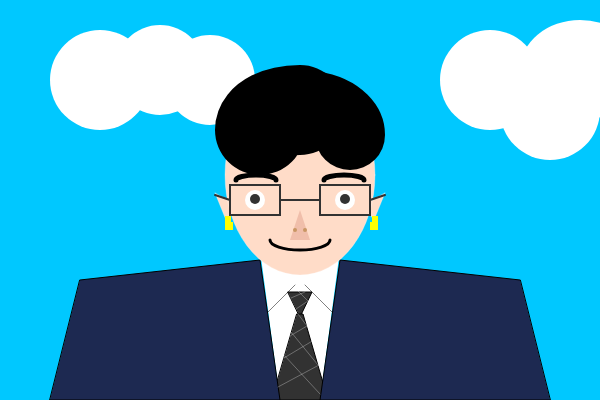
Frame 1 (no input)
Frame 60 (no input): identical to frame 1, image omitted
Frame 120 (the mouse pressed at the canvas centre since frame 60): identical to frame 1, image omitted

The p5.js sketch that drew this single still picture (run headless with seeded random() and noise() and a simulated clock; from frame 60 on, the mouse is pressed at the canvas centre):

// p5.js sketch
// ── sketch.js
function setup() {
  createCanvas(600, 400);
}
function draw() {
  background(0, 200, 255);
  
  fill(255);
  strokeWeight(0);
  circle(100, 80, 100);
  circle(160, 70, 90);
  circle(210, 80, 90);
  circle(490, 80, 100);
  ellipse(580, 70, 120, 100);
  circle(550, 110, 100);
  
  quad(260, 250, 280, 400, 320, 400, 340, 250);
  
  stroke(0);
  strokeWeight(0.5);
  line(295, 285, 268, 312);
  line(305, 285, 332, 312);
  
  fill(50);
  strokeWeight(1);
  triangle(288, 292, 312, 292, 300, 317);
  quad(297, 314, 303, 314, 328, 400, 272, 400);
  
  fill('#1D2951');// 1. [quad] 양복
  quad(50, 400, 280, 400, 260, 260, 80, 280);
  quad(550, 400, 320, 400, 340, 260, 520, 280);
  
  stroke(255);
  strokeWeight(0.3);
  line(298, 291, 308, 301);
  line(298, 314, 310, 330);
  line(291, 332, 318, 365);
  line(284, 355, 320, 394);
  line(291, 298, 305, 292);
  line(296, 309, 308, 301);
  line(290, 336, 307, 326);
  line(284, 358, 314, 340);
  line(278, 387, 319, 365);
  
  fill(255, 220, 200);
  triangle(215, 193, 226, 220, 237, 206);
  triangle(385, 193, 374, 220, 363, 206);
  ellipse(300, 175, 150, 200);
  
  stroke(0);
  strokeWeight(5);
  arc(256, 180, 40, 10, PI, TWO_PI);
  arc(344, 180, 40, 10, PI, TWO_PI);
  
  strokeWeight(70);
  arc(300, 135, 100, 60, PI + QUARTER_PI, TWO_PI);
  
  strokeWeight(90);
  arc(300, 130, 80, 40, PI, PI + HALF_PI);
  
  noFill();
  stroke(50);
  strokeWeight(2);
  rect(230, 185, 50, 30);
  rect(320, 185, 50, 30);
  line(280, 200, 320, 200);
  line(230, 200, 215, 195);
  line(370, 200, 385, 195);
  
  fill(255, 255, 0);
  strokeWeight(0);
  square(225, 222, 8);
  square(225, 216, 6);
  square(370, 222, 8);
  square(372, 216, 6);
  
  fill(255);
  circle(255, 200, 20);
  circle(345, 200, 20);
  
  fill(50);
  circle(255, 199, 10); 
  circle(345, 199, 10); 
  
  fill(240, 190, 170);
  noStroke();
  triangle(300, 210, 290, 240, 310, 240);
  
  strokeWeight(4);
  stroke(200, 150, 100);
  point(295, 230);
  point(305, 230);
  
  stroke(0);
  noFill();
  strokeWeight(3);
  arc(300, 240, 60, 20, 0, PI); 
}
